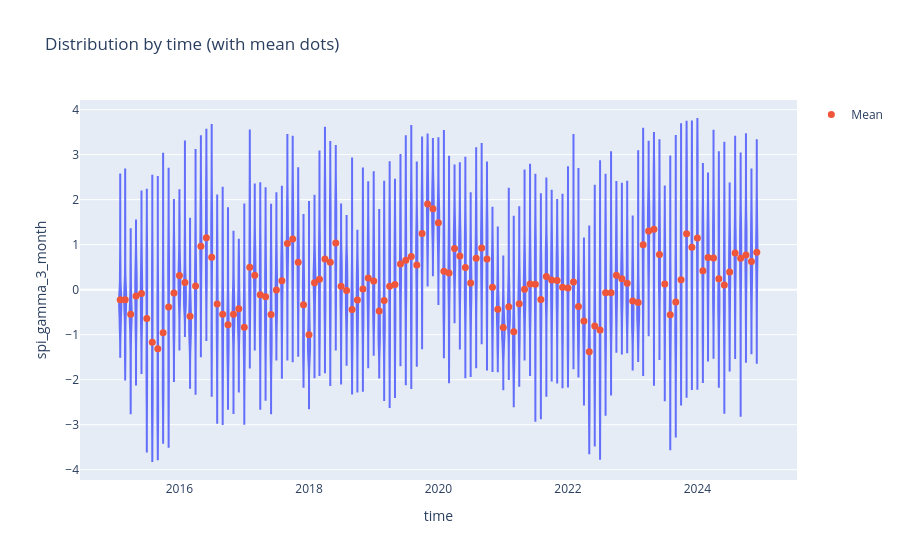

Write notebook code for a chart like this one.
### Code cell
import plotly.express as px
import plotly.graph_objects as go

fig = px.violin(
    df,
    x="time",
    y="spi_gamma_3_month",
    points=False,
    box=False,
    title="Distribution by time (with mean dots)"
)

mean_df = df.groupby("time", as_index=False)["spi_gamma_3_month"].mean()

fig.add_trace(
    go.Scatter(
        x=mean_df["time"],
        y=mean_df["spi_gamma_3_month"],
        mode="markers",
        marker=dict(size=7),
        name="Mean"
    )
)

fig.update_layout(hovermode="x unified")
fig.show()

### Figure 1 — Plotly figure (JSON) as saved in the notebook; plotly's stock layout.template omitted (floating-point values rounded to 4 significant figures; data arrays with more than 128 entries replaced by an {"elided": "..."} marker saying what was removed)
{"data": [{"alignmentgroup": "True", "box": {"visible": false}, "hovertemplate": "time=%{x}<br>spi_gamma_3_month=%{y}<extra></extra>", "legendgroup": "", "marker": {"color": "#636efa"}, "name": "", "offsetgroup": "", "orientation": "v", "points": false, "scalegroup": "True", "showlegend": false, "type": "violin", "x": {"elided": "79968 str values"}, "x0": " ", "xaxis": "x", "y": {"elided": "79968 float values"}, "y0": " ", "yaxis": "y"}, {"marker": {"size": 7}, "mode": "markers", "name": "Mean", "type": "scatter", "x": ["2015-02-01", "2015-03-01", "2015-04-01", "2015-05-01", "2015-06-01", "2015-07-01", "2015-08-01", "2015-09-01", "2015-10-01", "2015-11-01", "2015-12-01", "2016-01-01", "2016-02-01", "2016-03-01", "2016-04-01", "2016-05-01", "2016-06-01", "2016-07-01", "2016-08-01", "2016-09-01", "2016-10-01", "2016-11-01", "2016-12-01", "2017-01-01", "2017-02-01", "2017-03-01", "2017-04-01", "2017-05-01", "2017-06-01", "2017-07-01", "2017-08-01", "2017-09-01", "2017-10-01", "2017-11-01", "2017-12-01", "2018-01-01", "2018-02-01", "2018-03-01", "2018-04-01", "2018-05-01", "2018-06-01", "2018-07-01", "2018-08-01", "2018-09-01", "2018-10-01", "2018-11-01", "2018-12-01", "2019-01-01", "2019-02-01", "2019-03-01", "2019-04-01", "2019-05-01", "2019-06-01", "2019-07-01", "2019-08-01", "2019-09-01", "2019-10-01", "2019-11-01", "2019-12-01", "2020-01-01", "2020-02-01", "2020-03-01", "2020-04-01", "2020-05-01", "2020-06-01", "2020-07-01", "2020-08-01", "2020-09-01", "2020-10-01", "2020-11-01", "2020-12-01", "2021-01-01", "2021-02-01", "2021-03-01", "2021-04-01", "2021-05-01", "2021-06-01", "2021-07-01", "2021-08-01", "2021-09-01", "2021-10-01", "2021-11-01", "2021-12-01", "2022-01-01", "2022-02-01", "2022-03-01", "2022-04-01", "2022-05-01", "2022-06-01", "2022-07-01", "2022-08-01", "2022-09-01", "2022-10-01", "2022-11-01", "2022-12-01", "2023-01-01", "2023-02-01", "2023-03-01", "2023-04-01", "2023-05-01", "2023-06-01", "2023-07-01", "2023-08-01", "2023-09-01", "2023-10-01", "2023-11-01", "2023-12-01", "2024-01-01", "2024-02-01", "2024-03-01", "2024-04-01", "2024-05-01", "2024-06-01", "2024-07-01", "2024-08-01", "2024-09-01", "2024-10-01", "2024-11-01", "2024-12-01"], "y": [-0.2216, -0.2255, -0.5458, -0.1435, -0.08686, -0.6386, -1.167, -1.314, -0.955, -0.3849, -0.07203, 0.3159, 0.1612, -0.5932, 0.07901, 0.9651, 1.151, 0.7205, -0.3204, -0.547, -0.779, -0.5446, -0.4245, -0.8354, 0.5004, 0.3193, -0.1119, -0.1594, -0.5517, -0.005425, 0.1952, 1.026, 1.127, 0.6094, -0.3354, -1.004, 0.1527, 0.2331, 0.6817, 0.6107, 1.037, 0.07338, -0.02092, -0.4435, -0.2294, 0.0133, 0.2581, 0.1948, -0.4719, -0.2421, 0.07338, 0.1165, 0.5712, 0.6516, 0.7373, 0.5458, 1.248, 1.9, 1.8, 1.488, 0.4098, 0.3698, 0.9117, 0.7456, 0.4923, 0.146, 0.696, 0.925, 0.682, 0.05256, -0.4346, -0.8401, -0.381, -0.9346, -0.3108, 0.01117, 0.124, 0.1195, -0.2172, 0.2919, 0.213, 0.2062, 0.05104, 0.0358, 0.1714, -0.3755, -0.6974, -1.38, -0.8064, -0.8955, -0.06824, -0.07049, 0.3227, 0.2396, 0.141, -0.2502, -0.2879, 0.9979, 1.303, 1.34, 0.7834, 0.1251, -0.5568, -0.276, 0.2193, 1.241, 0.9414, 1.149, 0.4211, 0.7169, 0.7042, 0.2443, 0.103, 0.394, 0.8152, 0.6961, 0.7714, 0.6236, 0.8325]}], "layout": {"hovermode": "x unified", "legend": {"tracegroupgap": 0}, "title": {"text": "Distribution by time (with mean dots)"}, "violinmode": "group", "xaxis": {"anchor": "y", "domain": [0, 1], "title": {"text": "time"}}, "yaxis": {"anchor": "x", "domain": [0, 1], "title": {"text": "spi_gamma_3_month"}}}}
